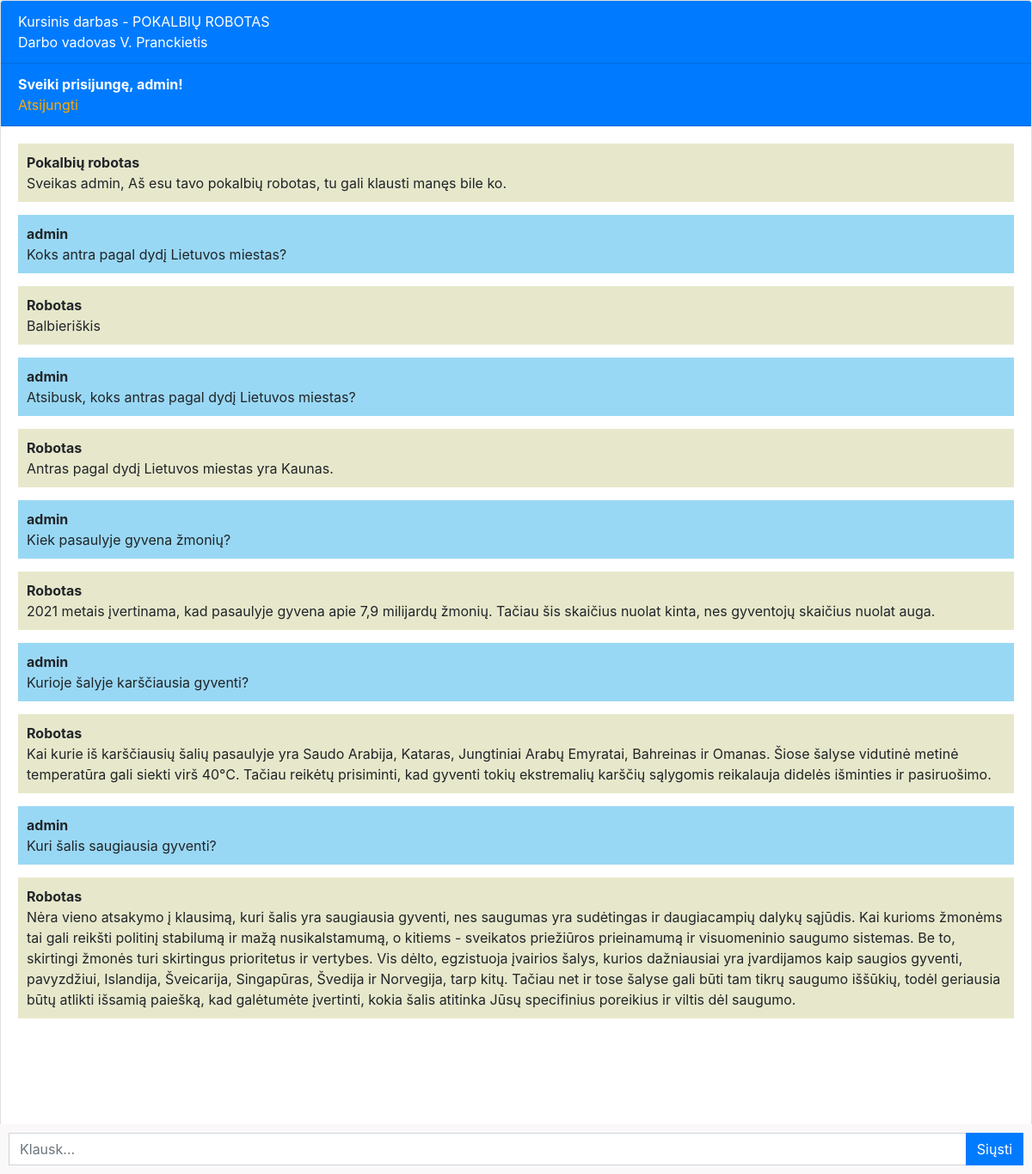
Screenshot of / (signed in) with the database file from the repository.
### chatbot/models.py (models this page shows, shortened)
class Chat(models.Model):
    user = models.ForeignKey(User, on_delete=models.CASCADE)
    message = models.TextField()
    response = models.TextField()
    created_at = models.DateTimeField(auto_now_add=True)

### chatbot/views.py (the view)
# urls.py: path('', views.chatbot, name='chatbot'),
def chatbot(request):
    chats = Chat.objects.filter(user=request.user)
    if request.method == 'POST':
        message = request.POST.get('message')
        response = ask_openai(message)
        chat = Chat(user=request.user, message=message, response=response, created_at=timezone.now())
        chat.save()
        return JsonResponse({'message': message, 'response': response})
    return render(request, 'chatbot.html', {'chats': chats})

### templates/chatbot.html (shortened to what this page needs)
{% extends 'base.html' %}
{% block content %}
<div class="chat-container">
  <div class="card flex-grow-1">
    <div class="card-header bg-primary text-white">Kursinis darbas - POKALBIŲ ROBOTAS <br /> Darbo vadovas V. Pranckietis</div>
    {% if user.is_authenticated %}
    <div class="card-header bg-primary text-white"><b>Sveiki prisijungę, {{user.username}}!</b>  <br /> <a style="color: rgb(255, 170, 0);" href="logout">Atsijungti</a></div>
    {% else %}
    <div class="card-header bg-primary text-white"><a style="color: yellow" href="login">Login</a>   <a style="color: yellow;" href="register">Register</a></div>
    {% endif %}
    <div class="card-body messages-box">
      <ul class="list-unstyled messages-list">
        <li class="message received">
          <div class="message-text">
            <div class="message-sender">
              <b>Pokalbių robotas</b>
            </div>
            <div class="message-content">
              Sveikas {{user.username}}, Aš esu tavo pokalbių robotas, tu gali klausti manęs bile ko.
            </div>
          </div>
        </li>
        {% for chat in chats %}
          {% if chat.user == request.user %}
            <li class="message sent">
          <div class="message-text">
            <div class="message-sender">
              <b>{{user.username}}</b>
            </div>
            <div class="message-content">
              {{chat.message}}
            </div>
          </div>
        </li>
        <li class="message received">
          <div class="message-text">
            <div class="message-sender">
              <b>Robotas</b>
            </div>
            <div class="message-content">
              {{chat.response}}
            </div>
          </div>
        </li>
          {% endif %}
        {% endfor %}
      </ul>
    </div>
    <br><br>
    <br><br>
    <br><br>
  </div>
  <form class="message-form">
    <div class="input-group">
      <input type="text" class="form-control message-input" placeholder="Klausk...">
      <div class="input-group-append">
        <button type="submit" class="btn btn-primary btn-send">Siųsti</button>
      </div>
    </div>
  </form>
</div>
{% endblock %}

### templates/chatbot.html (style rules this page uses)
body, html { height: 100%; }
.messages-box { flex: 1; overflow-y: auto; }
.messages-list { padding-left: 0; }
.message { margin-bottom: 15px; list-style: none; }
.message-text { padding: 10px; border-radius: 5px; }
.sent { background-color: hsl(199, 81%, 78%); align-self: flex-end; }
.received { background-color: #e7e8cb; align-self: flex-start; }
.message-form { display: flex; position: fixed; bottom: 0; left: 0; right: 0; padding: 10px; background-color: #faf8f9; }
.message-input { flex: 1; border-radius: 0; border-right: none; }
.btn-send { border-radius: 0; }
.chat-container { height: 100%; display: flex; flex-direction: column; }

### rows the page displays
Chat: message "Koks antra pagal dydį Lietuvos miestas?", response "Balbieriškis"
Chat: message "Atsibusk, koks antras pagal dydį Lietuvos miestas?", response "Antras pagal dydį Lietuvos miestas yra Kaunas."
Chat: message "Kiek pasaulyje gyvena žmonių?", response "2021 metais įvertinama, kad pasaulyje gyvena apie 7,9 milijardų žmonių. Tačiau šis skaičius nuolat kinta, nes gyventojų skaičius nuolat auga."
Chat: message "Kurioje šalyje karščiausia gyventi?", response "Kai kurie iš karščiausių šalių pasaulyje yra Saudo Arabija, Kataras, Jungtiniai Arabų Emyratai, Bahreinas ir Omanas. Šiose šalyse vidutinė metinė temperatūra gali siekti virš 40°C. Tačiau reikėtų prisiminti, kad gyventi tokių ekstremalių karščių sąlygomis reikalauja didelės išminties ir pasiruošimo."
Chat: message "Kuri šalis saugiausia gyventi?", response "Nėra vieno atsakymo į klausimą, kuri šalis yra saugiausia gyventi, nes saugumas yra sudėtingas ir daugiacampių dalykų sąjūdis. Kai kurioms žmonėms tai gali reikšti politinį stabilumą ir mažą nusikalstamumą, o kitiems - sveikatos priežiūros prieinamumą ir visuomeninio saugumo sistemas. Be to, skirtingi žmonės turi skirtingus prioritetus ir vertybes. Vis dėlto, egzistuoja įvairios šalys, kurios dažniausiai yra įvardijamos kaip saugios gyventi, pavyzdžiui, Islandija, Šveicarija, Singapūras, Švedija ir Norvegija, tarp kitų. Tačiau net ir tose šalyse gali būti tam tikrų saugumo iššūkių, todėl geriausia būtų atlikti išsamią paiešką, kad galėtumėte įvertinti, kokia šalis atitinka Jūsų specifinius…"

### other values shown
{{ user.username }} "admin"
